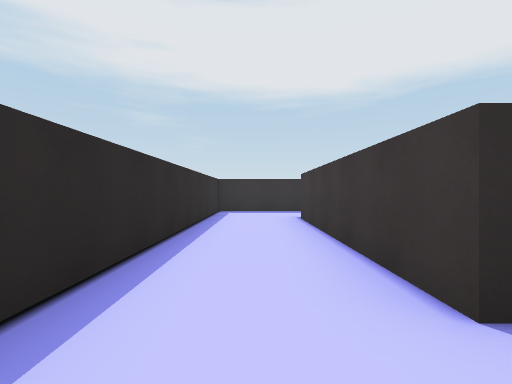
view 1 (above)

24 first-person views from a walk through a scene from a Unity 3-D project. The camera is 1.2 m above the floor, looks level and sees 85° across. The floor is counted in squares, 2 m on a side. Each view is taken from the middle of a square. On the plan, view 1 faces up. The plan holds only what a view shows up to about 9 squares ahead; the rest is blank. The place goes on beyond the plan. The player is left out.

view 2
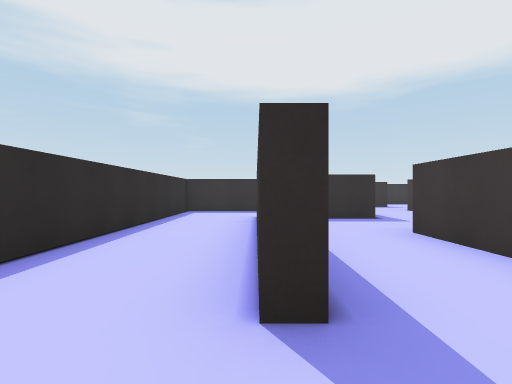

view 3
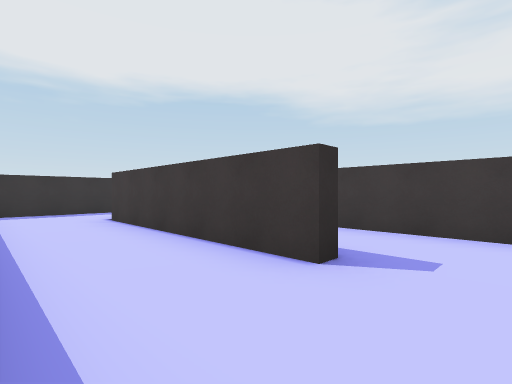

view 4
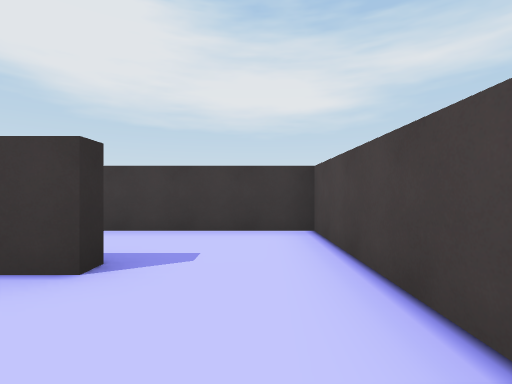

view 5
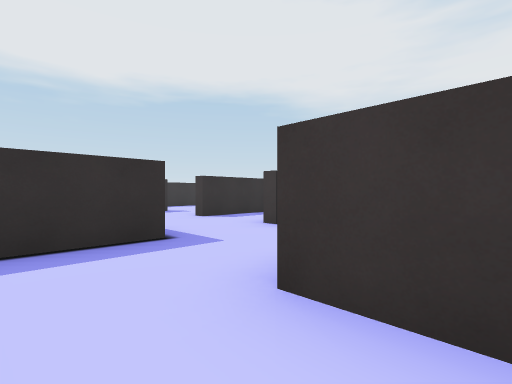

view 6
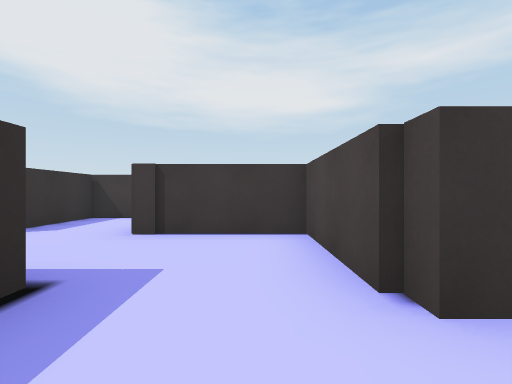

view 7
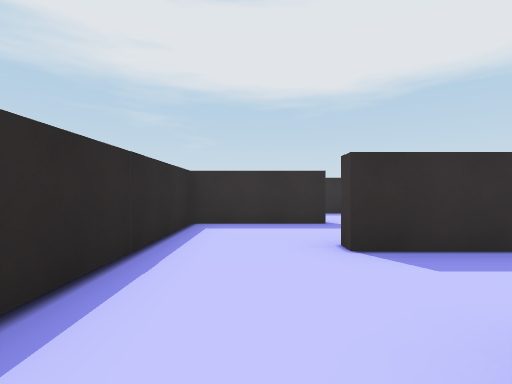

view 8
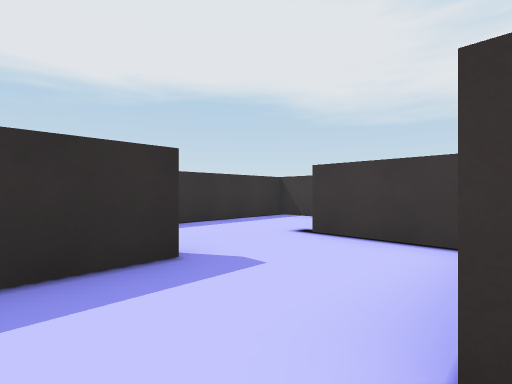

view 9
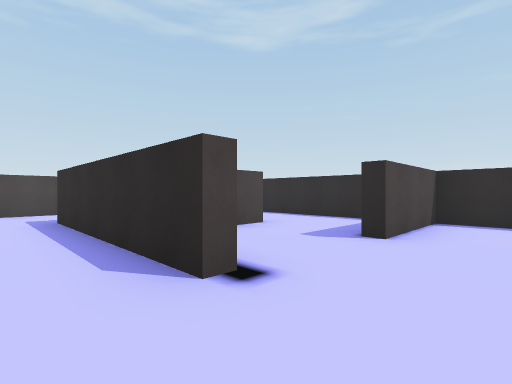

view 10
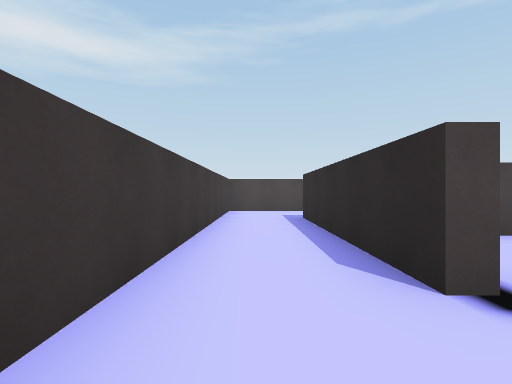

view 11
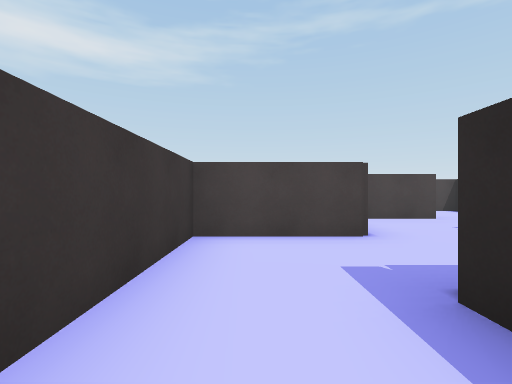

view 12
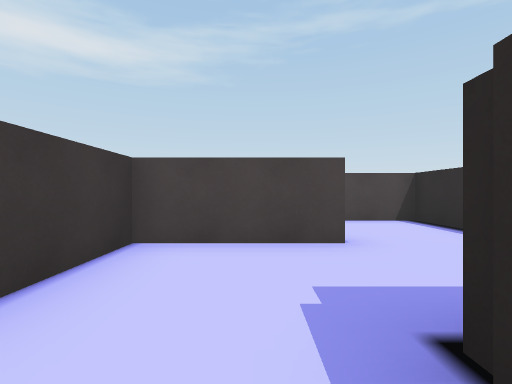

view 13
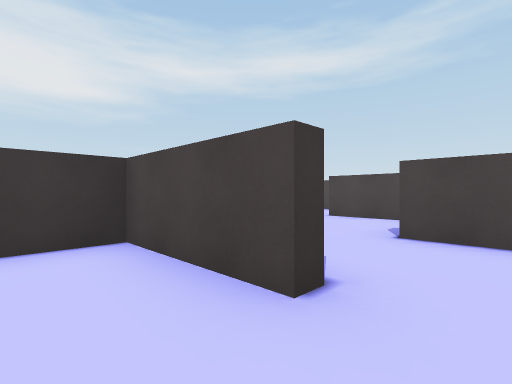

view 14
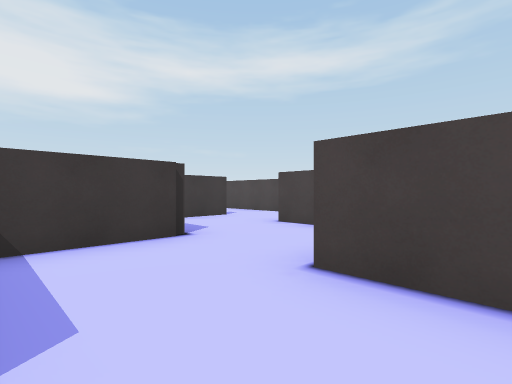

view 15
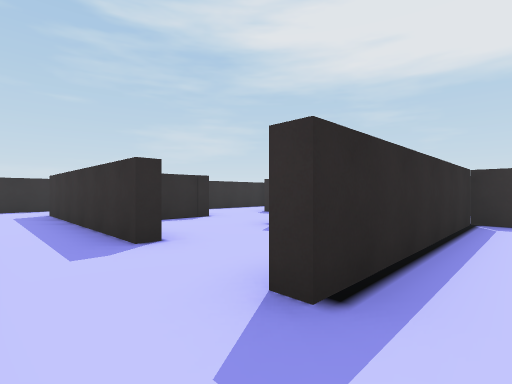

view 16
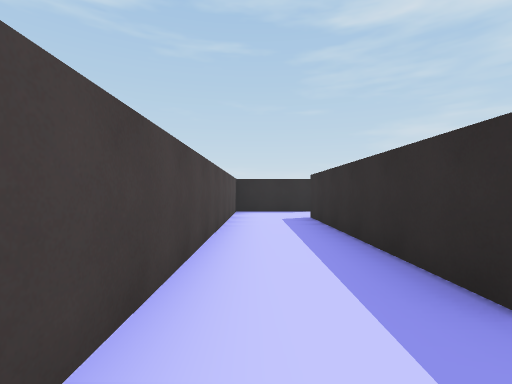

view 17
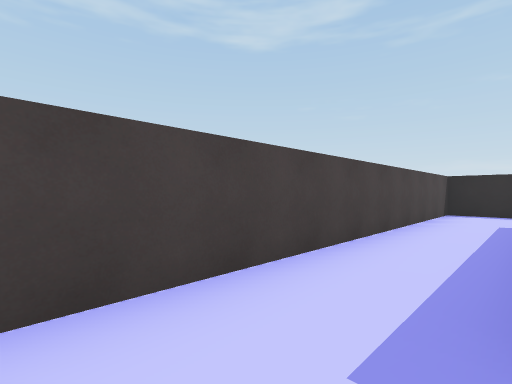

view 18
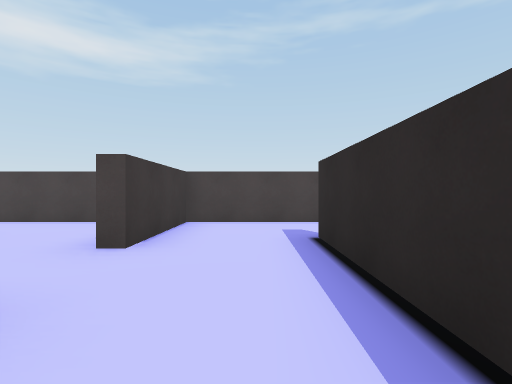

view 19
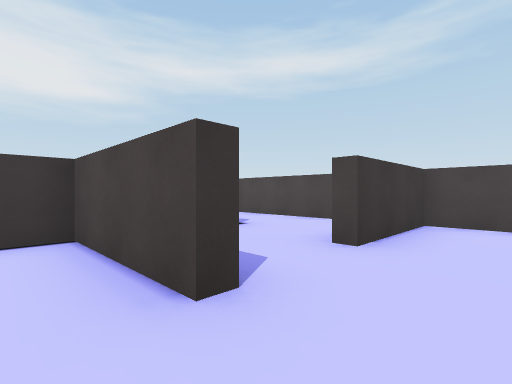

view 20
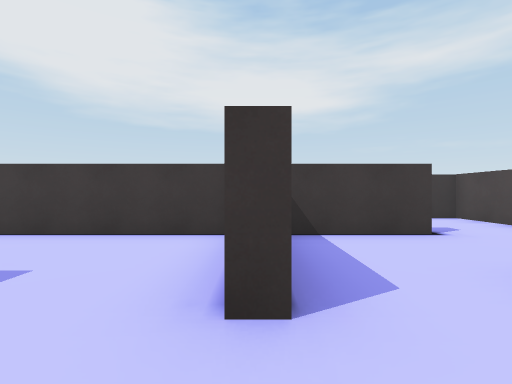

view 21
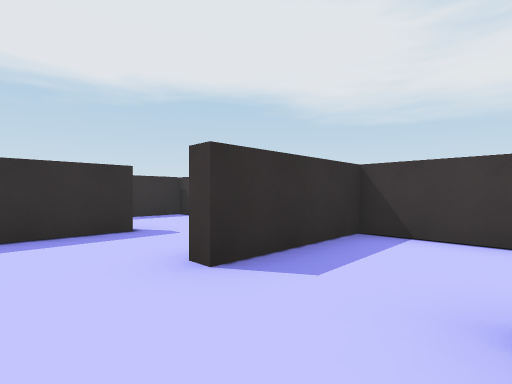

view 22
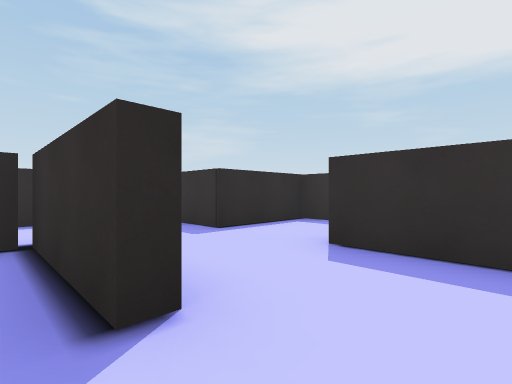

view 23
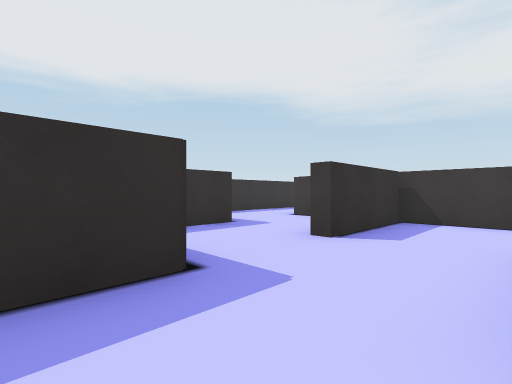

view 24
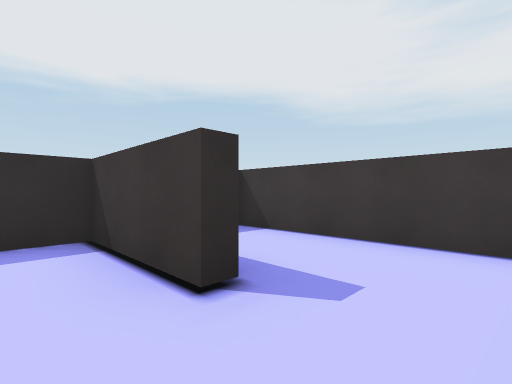

### Floor plan
Key: @ floor where view 1 was taken; # wall or solid block; . floor.
Columns run from 2 left of view 1 to 19 right of it. Each row starts with its distance up from view 1.
 14          #####
 13       #......#
 12       #......#
 11       ###..#.#
 10       #....#.#
  9 #######.####.#    #
  8 #...  #....#.#   ..
  7 #...  #... #.#   ..
  6 #..### .#  #.####.#
  5 #..#....#....#....#
  4 #..#..###..###..###
  3 #..#..#....#......#
  2 #..#..#....#......#
  1 #.....#.####.###..#
  0  .@...#....# #....#
 -1   #######..###..#####
 -2         #....#....#. #
 -3         #....#..#.#..#
 -4    #..#####.....#....#
 -5    #............#....#
 -6    ###################

Where each view was taken, in squares from view 1:
view 1: 0 up, 0 right, facing up
view 2: 0 up, 1 right, facing up
view 3: 0 up, 1 left, facing up-right
view 4: 0 up, 1 left, facing right
view 5: 3 up, 2 right, facing up-right
view 6: 5 up, 2 right, facing right
view 7: 6 up, 5 right, facing up
view 8: 9 up, 5 right, facing up-right
view 9: 13 up, 10 right, facing down-left
view 10: 13 up, 10 right, facing down
view 11: 8 up, 10 right, facing down
view 12: 5 up, 7 right, facing down
view 13: 3 up, 5 right, facing down-right
view 14: 1 up, 5 right, facing down-right
view 15: 5 down, 12 right, facing up-left
view 16: 5 down, 10 right, facing left
view 17: 4 down, 10 right, facing down-left
view 18: 0 up, 12 right, facing down
view 19: 0 up, 12 right, facing down-right
view 20: 1 down, 12 right, facing right
view 21: 3 down, 12 right, facing up-right
view 22: 1 up, 15 right, facing up-left
view 23: 2 up, 10 right, facing up-right
view 24: 5 down, 15 right, facing up-right
